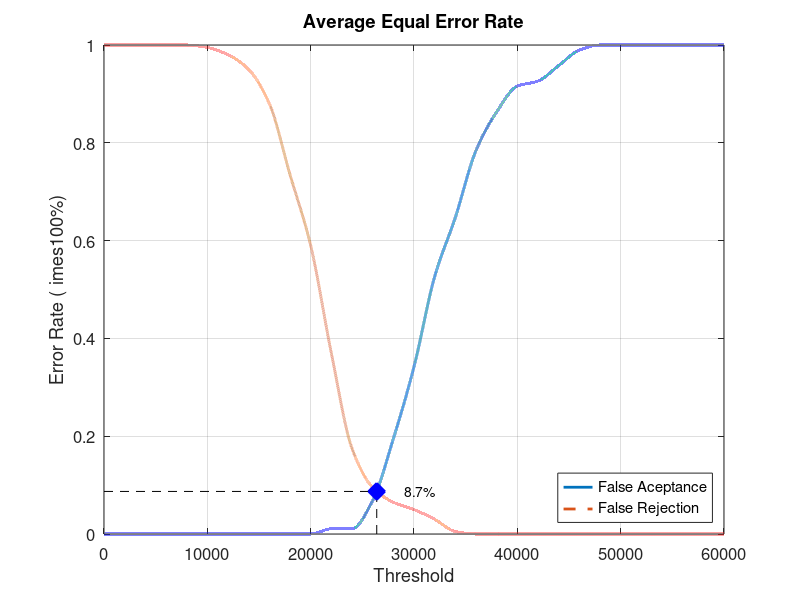
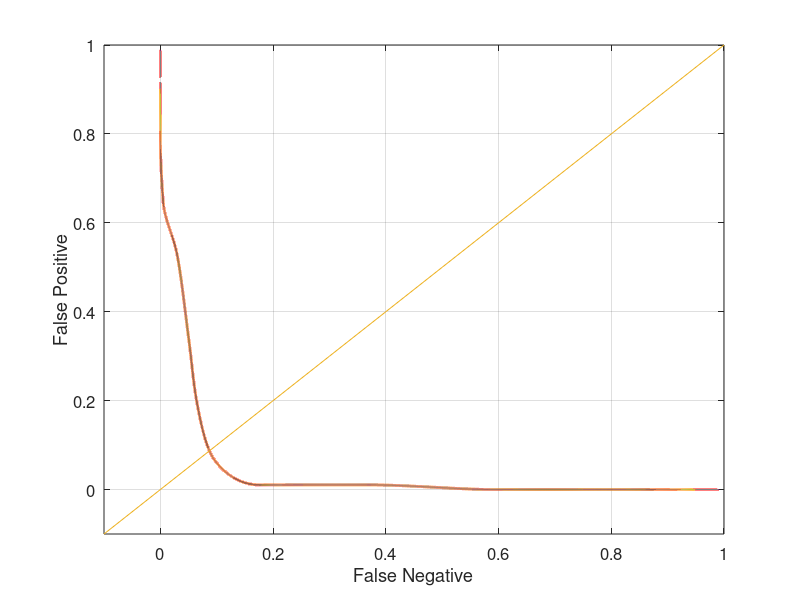

Source code (MATLAB) for these figures, in order:
close all;
clear;
clc;
x = 0:2000:60000;
xq = 0:0.5:60000;

y0 = [0 0 0 0 0 0 0 0 0 0 0 0.0105263 0.0105263 0.0684211 0.194737 0.342105 0.526316 0.647368 0.784211 0.863158 0.915789 0.926316 0.957895 0.989474 1 1 1 1 1 1 1]
yy0 = interp1(x, y0, xq, 'pchip');
y1 = [1 1 1 1 1 0.995 0.98 0.95 0.88 0.735 0.59 0.37 0.175 0.095 0.065 0.05 0.03 0.005 0 0 0 0 0 0 0 0 0 0 0 0 0]
yy1 = interp1(x, y1, xq, 'pchip');

% Calculating EER: 
y2 = abs(y0 - y1);
find(y2 == min(y2))
yy2 = abs(yy0 - yy1);
xEER = find(yy2 == min(yy2));
xEERIndex = xq(xEER) % X-axis EER
yEER = yy0(xEER) % Y-axis EER

main = figure
plot(xq, yy0,'-','LineWidth', 2);	hold on
plot(xq, yy1,'--','LineWidth', 2);	hold on
plot([xEERIndex xEERIndex], [0 yEER], 'k--');	hold on
plot([0 xEERIndex], [yEER yEER], 'k--');	hold on
plot(xEERIndex, yEER, 'bx', 'LineWidth', 10);	hold on
text(xEERIndex + 10 * xEERIndex / 100, yEER, [num2str(round((10000 * yEER)) / 100) '%'])
legend('False Aceptance', 'False Rejection', 'Location', 'SouthEast')
xlabel('Threshold')
ylabel('Error Rate (	imes100%)')
title('Average Equal Error Rate')
set(gca, 'FontSize', 12)
axis([0 60000 0 1])
grid on

print(main, 'Database2_3Main', '-dpng');
FNRxFPR = figure('Color', [1 1 1]);
plot(yy1, yy0, '-', yy1, yy0, 'LineWidth', 2);
hold on
y = -0.1:0.1:1
plot(y, y); 
set(gca, 'FontSize', 12)
xlabel('False Negative')
ylabel('False Positive')
axis([-0.1 1 -0.1 1])
set(gca, 'FontSize', 12)
grid on

print(FNRxFPR, 'Database2_3FNRxFPR','-dpng');
